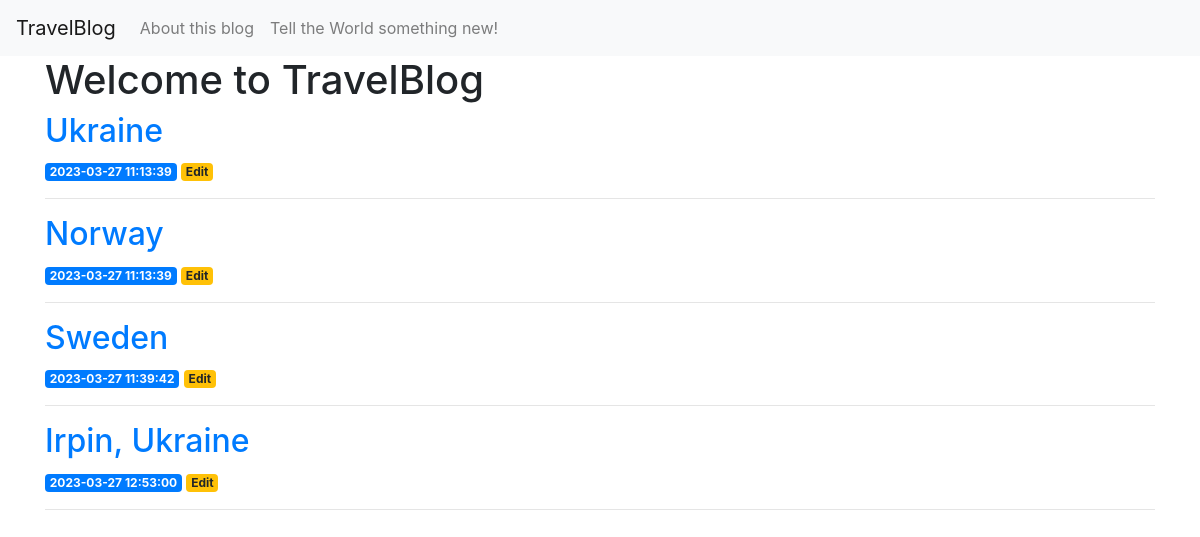
The page / on the database its author committed.
### tables this page shows
CREATE TABLE posts (
    id INTEGER PRIMARY KEY AUTOINCREMENT,
    created TIMESTAMP NOT NULL DEFAULT CURRENT_TIMESTAMP,
    title TEXT NOT NULL,
    content TEXT NOT NULL
);

### app.py (the view)
@app.route('/')
def index():
    conn = get_db_connection()
    posts = conn.execute('SELECT * FROM posts').fetchall()
    conn.close()
    return render_template('index.html', posts=posts)

### app.py (called while the page is built)
def get_db_connection():
    conn = sqlite3.connect('database.db')
    conn.row_factory = sqlite3.Row
    return conn

### templates/index.html
{% extends 'base.html' %}
{% block content %}
    <h1>{% block title %} Welcome to TravelBlog {% endblock %}</h1>
    {% for post in posts %}
        <a href="{{ url_for('post', post_id=post['id']) }}">
            <h2>{{ post['title'] }}</h2>
        </a>
        <span class="badge badge-primary">{{ post['created'] }}</span>
        <a href="{{ url_for('edit', id=post['id']) }}">
            <span class="badge badge-warning">Edit</span>
        </a>
        <hr>
    {% endfor %}
{% endblock %}

### templates/base.html (shortened to what this page needs)
<!doctype html>
<html lang="en">
  <head>
    <link rel="stylesheet" href="https://stackpath.bootstrapcdn.com/bootstrap/4.3.1/css/bootstrap.min.css">
  </head>
  <body>
    <nav class="navbar navbar-expand-md navbar-light bg-light">
      <a class="navbar-brand" href="{{ url_for('index')}}">TravelBlog</a>
      <div class="collapse navbar-collapse" id="navbarNav">
          <ul class="navbar-nav">
          <li class="nav-item">
              <a class="nav-link" href="{{url_for('about')}}">About this blog</a>
          </li>
          <li class="nav-item">
              <a class="nav-link" href="{{url_for('create')}}">Tell the World something new!</a>
          </li>
          </ul>
      </div>
  </nav>
  <div class="container">
      {% block content %} {% endblock %}
  </div>
  </body>
</html>

### rows shown on the page
posts: title "Ukraine", created "2023-03-27 11:13:39"
posts: title "Norway", created "2023-03-27 11:13:39"
posts: title "Sweden", created "2023-03-27 11:39:42"
posts: title "Irpin, Ukraine", created "2023-03-27 12:53:00"
